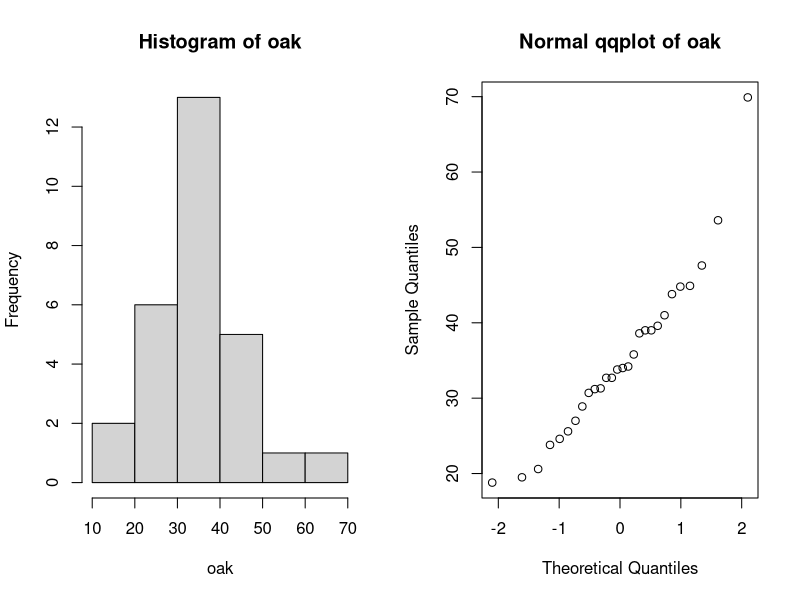
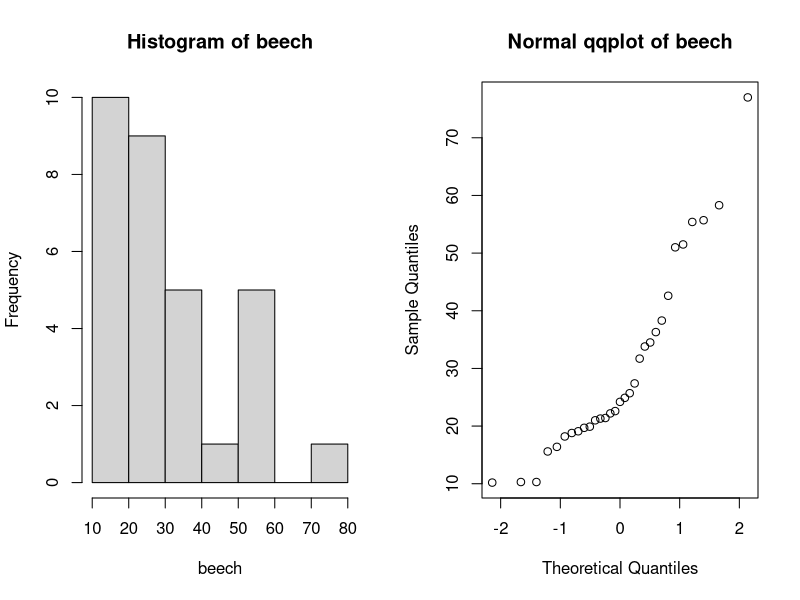

These figures' R source, in order:
## ---- chunk 1
#options(digits=3)

# helper function to check normality throughout this assignment
checkNorm = function(data, name, unit="") {
  xlab = name
  if (unit != "") {
    xlab = sprintf("%s (%s)", name, unit)
  }
  hist(data, main=sprintf("Histogram of %s", name), xlab=xlab)
  qqnorm(data, main=sprintf("Normal qqplot of %s", name))
  res = shapiro.test(data)
  print(sprintf("Shapiro-Wilk normality p-value for %s: %.3f", name, res$p.value))
  return(res$p.value)
}

printPval = function(pval) {
  print(sprintf("p-value = %.3f", pval))
}

conclude = function(pval, hypothesis, type="test") {
  if (pval < 0.05) {
    return(sprintf("the p-value $%.3f<0.05$ for this %s suggests is sufficient evidence to reject the $H_0$ (%s).", pval, type, hypothesis));
  } else {
    return(sprintf("the p-value $%.3f>0.05$ for this %s suggests there's insufficient evidence to reject the $H_0$ (%s).", pval, type, hypothesis));
  }
}
## ---- chunk 2
trees = read.table("treeVolume.txt", header=T)

model = lm(volume~type, data=trees)
print("summary:")
summary(model)
print("anova:")
anova(model)
## ---- chunk 3
oaks = dplyr::filter(trees, type == "oak")
beeches  = dplyr::filter(trees, type != "oak")

par(mfrow = c(1, 2))
# making plots 
checkNorm(oaks$volume, "oak")
checkNorm(beeches$volume, "beech")

mean(oaks$volume)
mean(beeches$volume)

res = t.test(oaks$volume, beeches$volume)
printPval(res$p.value)
## ---- chunk 4
new_oak = data.frame(type="oak")
new_beech = data.frame(type = "beech")
predict(model, new_oak)
predict(model, new_beech)

## ---- chunk 5
model = lm(volume~type*diameter + height, data=trees)
res = anova(model)
#trees
## ---- chunk 6
model = lm(volume~type*height + diameter, data=trees)
res = anova(model)
## ---- chunk 7
model = lm(volume~type+height+diameter, data=trees)
print("summary:")
summary(model)
print("anova:")
res = anova(model)
res
## ---- chunk 8
# create predictor as cylinderical volume
trees$cylinder = trees$diameter * pi * trees$height

model = lm(volume~cylinder, data=trees)
print("summary:")
summary(model)
print("ANOVA:")
anova(model)

## ---- chunk 9
crimes = read.table("expensescrime.txt", header=T)
#crimes
## ---- chunk 10
titanic = read.table("titanic.txt", header=T)
#titanic
## ---- chunk 11
coups = read.table("coups.txt", header=T)
#coups
